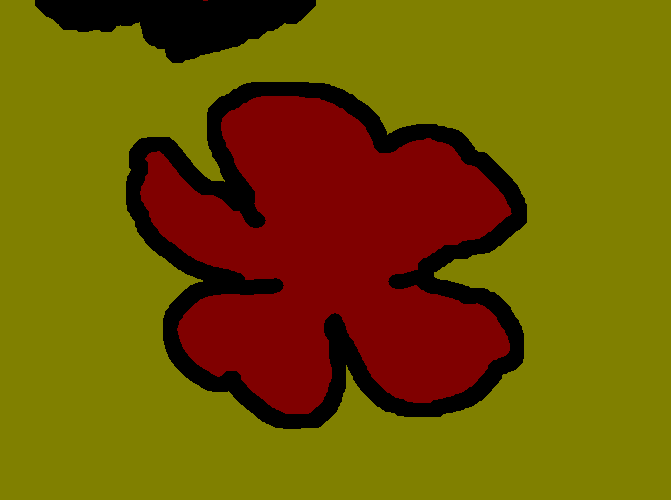
%> input picture Projecte/imatges_flors/Segmentades/BotodOr/image_1129.png, 671 x 500 px; its folder holds 4 pictures in this run
$ octave main_advanced.m   (GNU Octave 9; MATLAB toolbox functions it lacks are replaced by stand-ins)
%> lines starting %> are read from the running program, lines starting %| are printed output that depends on the picture; in (x1, y1, x2, y2) boxes, pixels count from 0 and x2, y2 are one past the last pixel; in counts of white or black regions, pixels touching at a corner belong together; the program's own positions count from 1
### Projecte/code/Utils/BinaritzacioUniforme.m
%% Es necessari per poder fer les funcions que requereixen de la imatge binaritzada, tinguin les següents caracteristiques
%       1. La binaritzacio ha de tenir nomes dues regions, la flor en
%       blanc i el fons en negre
%       2. Ha d'haver nomes una flor
%       3. En cas d'haver forats, aquests s'han de tancar
%       4. Si es borren flors, es borrara la que tingui l'area mes petita
%       5. El contorn que s'hauria de fer servir es l'intern, tot lo negre
%       de la imatge segmentada es considera fons.
%       6. En cas que la imatge tingui un sepal sortint, aquest serà
%       eliminat.
%       7. En la imatge segmentada, la flor SEMPRE es VERMELLA.

%% Coses utils a mirar
%       1. Treballar nomes amb la zona vermella
%       2. imfill per omplir forats
%       3. Tenir labels a cada tros vermell i quedarnos amb el mes gran
%       4. Contar numero de regions per assegurarnos que esta be la
%       binaritzacio
%       5. Mirar com afecta un imclose per imatges on per exemple, hi ha
%       una abella

function imBin = BinaritzacioUniforme(imSeg)
    imBin = (imSeg == 1); % en teoria binaritza sempre be
    imBin = imfill(imBin,'holes'); % trec els forats que hi ha dins de la flor
    imBin = bwareaopen(imBin, round(0.001*numel(imBin))); %trec les regions que tinguin tamany molt petit
    imBin = bwareafilt(imBin, 1); % deixa nomes la part blanca mes gran, treu blops erronis de fons
    % TODO: separar dues flors quan sigui necessari, mirar com fer-ho
    % TODO: mirar com tancar la imatge quan hi hagi abelles i coses aixi
end

### Projecte/code/Features/Histograma_color.m
% imseg ha de ser de tipus double, on el color negre pertany a l'area de la flor i val 1 i el blanc val 0 i és el fons
% l'histograma resultant és el dels angles hue i val entre 1 i 360. Els punts on val 0 no estan contemplats ja que son els de fons
function histo = Histograma_color(im, imseg)
    [x, y] = size(imseg);
    mask = get_mask(imseg);
    im = im.*mask;
    hue = hueFromRGB(im, mask);
    histo = zeros(1,361);
    for i=1:x
        for j=1:y
            index=ceil(hue(i,j));
            histo(index+1) = histo(index+1) + 1;
        end
    end
    histo = histo(1,1:360);
    sigma = 5;
    f = normpdf(-20:20,0,sigma); % <== f(x) gaussian distribution
    histo = conv(histo,f);
    histo = histo(1,1:360);
end


function hue = hueFromRGB(im, mask)
    % TODO: posar el fons a 0 somehow
    hsv = rgb2hsv(im);
    h = hsv(:,:,1);
    % posar els hue = 0 com a hue = 360
    [x y] = size(h);
    hue = 360*h;

    for i=1:x
        for j=1:y
            if(hue(i,j) == 0 && mask(i,j) == 0) % negre
                hue(i,j) = 360;
            end
        end
    end

    % al fer plot del histograma, ignorar el valor del 0

end

function mask = get_mask(imseg)
    imbin = imbinarize(imseg);
    imbin = ~imbin;
    maskBin = cat(3,imbin,imbin,imbin);
    mask = uint8(maskBin);
end

### Projecte/code/Features/Signatura.m
% REF: https://es.mathworks.com/matlabcentral/answers/uploaded_files/61799/test.m
% Codi adaptat, no es 100% igual
function [topmosty, ratio, num_petals] = Signatura(binaryImage)
    % Find the centroid.
    labeledImage = bwlabel(binaryImage);
    props = regionprops(binaryImage, 'Centroid');
    xCentroid = props.Centroid(1);
    yCentroid = props.Centroid(2);

    %figure, imshow(labeledImage), title('imatge original');
    %hold on;
    %plot(xCentroid, yCentroid, 'r+', 'MarkerSize', 30), title('centroids');
    %hold off;
    [rows, columns] = size(binaryImage);
    % Translate the image
    xShift = columns/2 - xCentroid;
    yShift = rows/2 - yCentroid;
    binaryImage = imtranslate(binaryImage, [xShift, yShift]);

    % bwboundaries() returns a cell array, where each cell contains the row/column coordinates for an object in the image.
    % Plot the borders of all the coins on the original grayscale image using the coordinates returned by bwboundaries.

    boundaries = bwboundaries(labeledImage);
    numberOfBoundaries = size(boundaries, 1);
    for k = 1 : numberOfBoundaries
        thisBoundary = boundaries{k};
        %plot(thisBoundary(:,2), thisBoundary(:,1), 'r', 'LineWidth', 2), title('boundary');
    end

    % Extract into x and y arrays.  Assume numberOfBoundaries = 1.
    % Subtract centroid so that they go from -x to +x
    x = thisBoundary(:,2) - xCentroid;
    y = thisBoundary(:,1) - yCentroid;
    %figure, imshow(binaryImage), title('imatge original');
    %hold on;
    %plot(thisBoundary(:,2), thisBoundary(:,1), 'r', 'LineWidth', 2), title('boundary');
    %hold off;
    xy = [x, y]; % Make N by 2 array to be used for rotation.

    % https://en.wikipedia.org/wiki/Rotation_matrix
    % Apply rotations to these arrays.
    for angle = 1 : 359
        rotationMatrix = [cosd(angle), -sind(angle); sind(angle), cosd(angle)];
        xyRotated = xy * rotationMatrix;
        % Find the topmost Y value.
        topmosty(angle) = max(xyRotated(:, 2));
    end

    topmosty = sgolayfilt(topmosty,3,11);
    topmosty = topmosty(1:359);
    %figure, plot(topmosty, 'LineWidth', 2), title('signature');

    ratio = max(topmosty)/min(topmosty);
    peaks = findpeaks(topmosty);
    [x, num_petals] = size(peaks);
end

### Projecte/code/Utils/Tamany.m
function [llargada, amplada] = Tamany(imBin)
    [y,x] = find(imBin);
    M = [x,y];
    X = M.';
    k = convhull(X(1,:),X(2,:));
    CH = X(:,k);
    % compute the angle to test, which are the angle of the CH edges as:
    %   "one side of the bounding box contains an edge of the convex hull"
    E = diff(CH,1,2);           % CH edges
    T = atan2(E(2,:),E(1,:));   % angle of CH edges (used for rotation)
    T = unique(mod(T,pi/2));    % reduced to the unique set of first quadrant angles
    % create rotation matrix which contains
    % the 2x2 rotation matrices for *all* angles in T
    % R is a 2n*2 matrix
    R = cos( reshape(repmat(T,2,2),2*length(T),2) ... % duplicate angles in T
           + repmat([0 -pi ; pi 0]/2,length(T),1));   % shift angle to convert sine in cosine
    % rotate CH by all angles
    RCH = R*CH;
    % compute border size  [w1;h1;w2;h2;....;wn;hn]
    % and area of bounding box for all possible edges
    bsize = max(RCH,[],2) - min(RCH,[],2);
    area  = prod(reshape(bsize,2,length(bsize)/2));
    % find minimal area, thus the index of the angle in T
    [a,i] = min(area);
    % compute the bound (min and max) on the rotated frame
    Rf    = R(2*i+[-1 0],:);   % rotated frame
    bound = Rf * CH;           % project CH on the rotated frame
    bmin  = min(bound,[],2);
    bmax  = max(bound,[],2);
    % compute the corner of the bounding box
    Rf = Rf';
    bb(:,4) = bmax(1)*Rf(:,1) + bmin(2)*Rf(:,2);
    bb(:,1) = bmin(1)*Rf(:,1) + bmin(2)*Rf(:,2);
    bb(:,2) = bmin(1)*Rf(:,1) + bmax(2)*Rf(:,2);
    bb(:,3) = bmax(1)*Rf(:,1) + bmax(2)*Rf(:,2);
    pixwidth = [bb(:,1),bb(:,4)];
    pixlength = [bb(:,2),bb(:,1)];
    amplada = pdist(pixwidth,'euclidean');
    llargada = pdist(pixlength,'euclidean');
end

### Projecte/code/Features/PropsGeo.m
function [excentricitat, elongacio, compacitat] = PropsGeo(imBin)
    [llargada, amplada] = Tamany(imBin);
    [area, perimetre] = AreaPerimetre(imBin);
    if (llargada > amplada)
        excentricitat = llargada/amplada;
    else
        excentricitat = amplada/llargada;
    end
    elongacio = llargada/amplada;
    compacitat = perimetre^2/area;
end

### Projecte/code/Utils/AreaPerimetre.m
function [area, perimetre] = AreaPerimetre(imBin)
    area = regionprops (imBin, 'Area');
    area = struct2cell(area);
    area = cell2mat(area);
    perimetre = sum(sum(bwperim(imBin)));
end

### Projecte/code/main_advanced.m

%% Test for a set of data

% REF: com llegir d'una carpeta: https://matlab.fandom.com/wiki/FAQ#How_can_I_process_a_sequence_of_files.3F

%% Vectors per la taula
ratio = [];
np = [];
label = [];
angle = [];
excentricitat = [];
elongacio = [];
compacitat = [];

%% Boto d'ortheFiles = dir(filePattern);
% /home/auri/Documents/UNI/VC/Projecte/imatges_flors/test/BotodOr

%myFolder = uigetdir('/home', 'boto dor');
myFolder = '/home/auri/Documents/UNI/VC/Projecte/imatges_flors/test/BotodOr'
%myFolder = '/Users/Desktop/GitHub/VC/Projecte/imatges_flors/test/BotodOr'

filePattern = fullfile(myFolder, '*.png');
theFiles = dir(filePattern);
for k = 1 : length(theFiles)
    % preparar paths
    segName = theFiles(k).name;
    imName = strrep(segName, 'png','jpg');
    % llegir imatges
    imSeg = imread(segName);
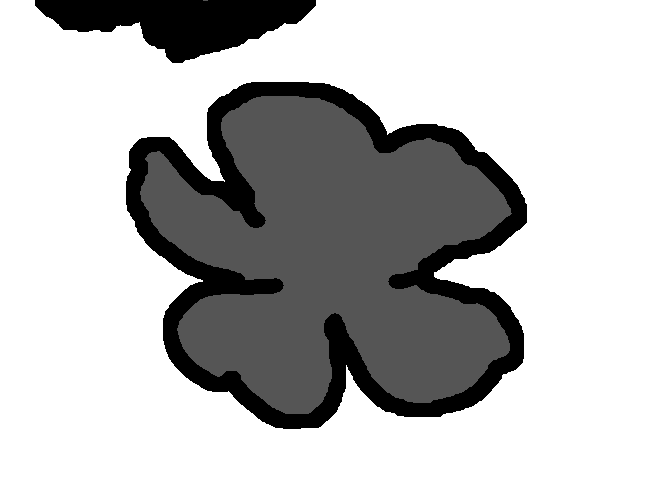
%> imSeg: size 500x671 uint8; min 0, max 3, mean 2.22; drawn with min black and max white
    im = imread(imName);
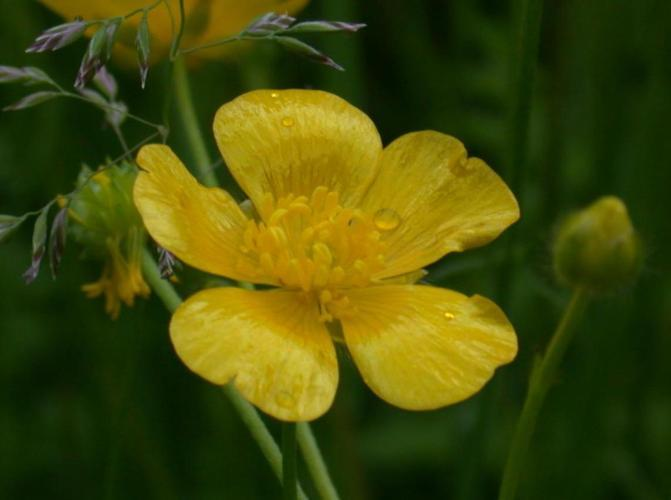
%> input picture Projecte/imatges_flors/Segmentades/BotodOr/image_1129.jpg, 671 x 500 px
%> im is the input picture: size 500x671x3 uint8; mean R, G, B 67.8, 74.7, 9.1
    % preprocessat
    imBin = BinaritzacioUniforme(imSeg);
%> in BinaritzacioUniforme, `imBin = (imSeg == 1);`:
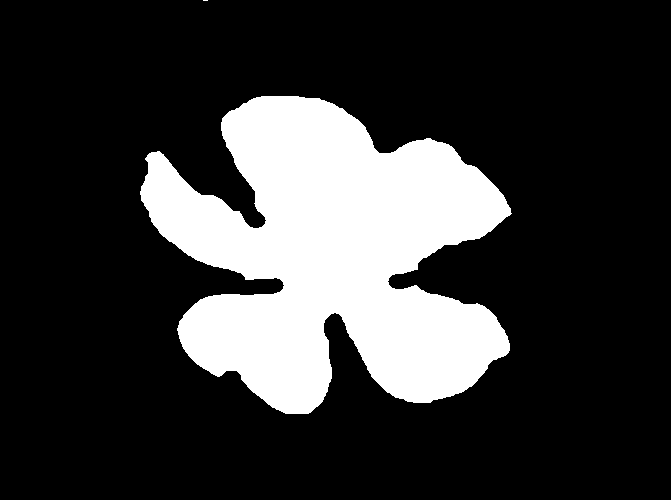
%> imBin: size 500x671 logical; 21.6% white; 2 white regions (1 under 20 px), largest, box (x1, y1, x2, y2) and area: (140, 96, 512, 414) 72476
    % caracteristiques
    histo = Histograma_color(im, imSeg);
%> in get_mask, `imbin = imbinarize(imseg);`:
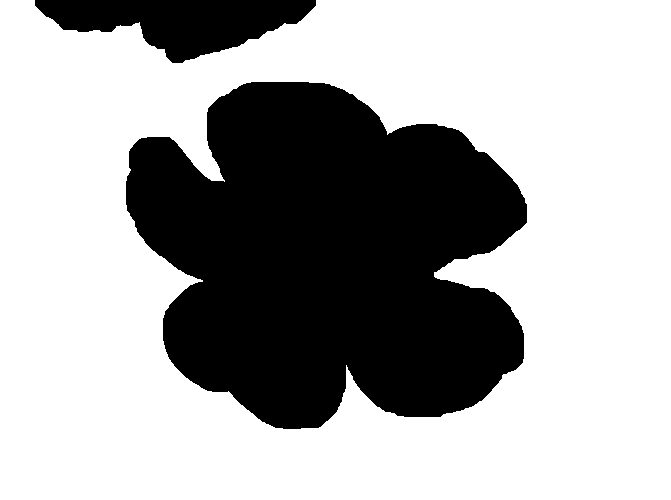
%> imbin: size 500x671 logical; 66.8% white; 2 black regions, box (x1, y1, x2, y2) and area: (126, 82, 527, 429) 101282, (35, 0, 316, 63) 10100
%> in Histograma_color, `im = im.*mask;`:
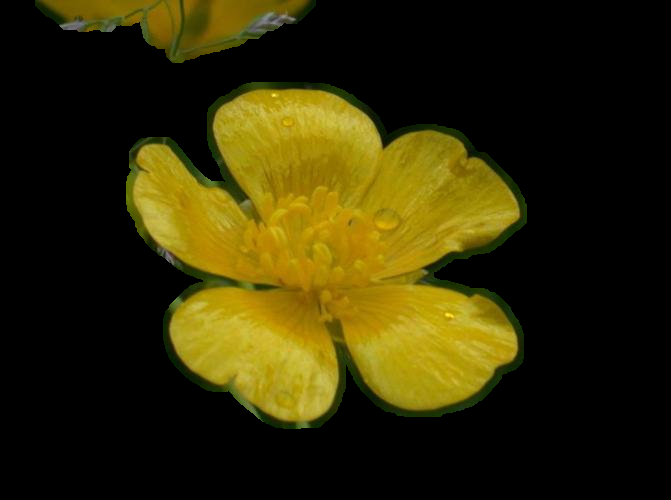
%> im: size 500x671x3 uint8; mean R, G, B 49.4, 42.9, 5.1
%> (the rest of the program and of its run is left out)
